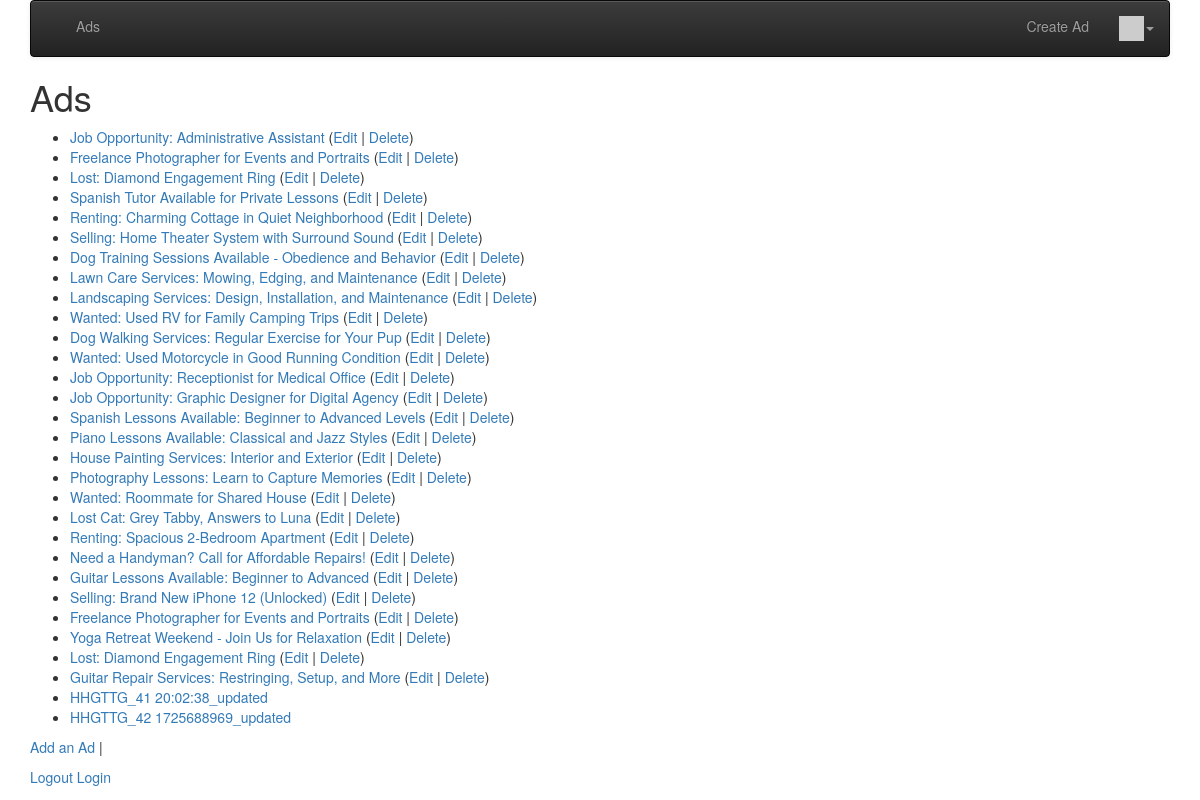
The page / (signed in) on the database its author committed.
### ads/models.py (models this page shows, shortened)
class Ad(models.Model) :
    title = models.CharField(
            max_length=200,
            validators=[MinLengthValidator(2, "Title must be greater than 2 characters")]
    )
    price = models.DecimalField(max_digits=7, decimal_places=2, null=True)
    text = models.TextField()
    owner = models.ForeignKey(settings.AUTH_USER_MODEL, on_delete=models.CASCADE)
    created_at = models.DateTimeField(auto_now_add=True)
    updated_at = models.DateTimeField(auto_now=True)

### ads/views.py (the view)
# urls.py: path('', views.AdListView.as_view()),
class AdListView(OwnerListView):
    model = Ad

### home/templatetags/app_tags.py (called while the page is built)
@register.filter(name='gravatar')
def gravatar(user, size=35):
    email = str(user.email.strip().lower()).encode('utf-8')
    email_hash = md5(email).hexdigest()
    url = "//www.gravatar.com/avatar/{0}?s={1}&d=identicon&r=PG"
    return url.format(email_hash, size)

### ads/templates/ads/ad_list.html (shortened to what this page needs)
{% extends "base_menu.html" %}
{% block content %}
<h1>Ads</h1>
<p>
{% if ad_list %}
<ul>
  {% for ad in ad_list %}
    <li>
        <a href="{% url 'ads:ad_detail' ad.id %}">{{ ad.title }}</a>
        {% if ad.owner == user %}
        (<a href="{% url 'ads:ad_update' ad.id %}">Edit</a> |
        <a href="{% url 'ads:ad_delete' ad.id %}">Delete</a>)
        {% endif %}
    </li>
  {% endfor %}
</ul>
{% else %}
  <p>There are no ads in the database.</p>
{% endif %}
</p>
<p>
<a href="{% url 'ads:ad_create' %}">Add an Ad</a> |
{% if user.is_authenticated %}
<form action="{% url 'logout' %}" method="post">
    <button type="submit" style="background: none; border: none; padding: 0; font: inherit; cursor: pointer; outline: inherit;"><a href="">Logout</a></button>
    <a href="{% url 'login' %}?next={% url 'ads:all' %}">Login</a>
</form>
{% else %}
<a href="{% url 'login' %}?next={% url 'ads:all' %}">Login</a>
{% endif %}
</p>
{% endblock %}

### ads/templates/base_menu.html (shortened to what this page needs)
{% extends "base_bootstrap.html" %}
{% block navbar %}
{% load app_tags %}
<nav class="navbar navbar-default navbar-inverse">
  <div class="container-fluid">
    <div class="navbar-header">
        <a class="navbar-brand" href="/">{{ settings.APP_NAME }}</a>
    </div>
    <ul class="nav navbar-nav">
      {% url 'ads' as ads %}
      <li {% if request.get_full_path == ads %}class="active"{% endif %}>
          <a href="{% url 'ads:all' %}">Ads</a></li>
    </ul>
    <ul class="nav navbar-nav navbar-right">
        {% if user.is_authenticated %}
        <li>
        <a href="{% url 'ads:ad_create' %}">Create Ad</a>
        </li>
        <li class="dropdown">
            <a href="#" data-toggle="dropdown" class="dropdown-toggle">
                <img style="width: 25px;" src="{{ user|gravatar:60 }}"/><b class="caret"></b>
            </a>
        </li>
        {% else %}
        <li>
        <a href="{% url 'login' %}?next={% url 'ads:all' %}">Login</a>
        </li>
        {% endif %}
    </ul>
  </div>
</nav>
{% endblock %}

### home/templates/base_bootstrap.html (shortened to what this page needs)
<!DOCTYPE html>
<html>
<head>
<link rel="stylesheet"
    href="https://maxcdn.bootstrapcdn.com/bootstrap/3.4.0/css/bootstrap.min.css"
>
<link rel="stylesheet"
    href="https://maxcdn.bootstrapcdn.com/bootstrap/3.4.0/css/bootstrap-theme.min.css"
>
<link rel="stylesheet"
    href="https://code.jquery.com/ui/1.12.1/themes/ui-lightness/jquery-ui.css"
>
<link rel="stylesheet" href="https://use.fontawesome.com/releases/v5.8.1/css/all.css">
<link rel="stylesheet" href="https://use.fontawesome.com/releases/v5.8.1/css/v4-shims.css">
</head>
<body>
<div class="container">
{% block navbar %} {% endblock %}
{% block content %}
{% endblock %}
</div>
</body>
</html>

### rows shown on the page
Ad: title "Job Opportunity: Administrative Assistant", shows "Edit"
Ad: title "Freelance Photographer for Events and Portraits", shows "Edit"
Ad: title "Lost: Diamond Engagement Ring", shows "Edit"
Ad: title "Spanish Tutor Available for Private Lessons", shows "Edit"
Ad: title "Renting: Charming Cottage in Quiet Neighborhood", shows "Edit"
Ad: title "Selling: Home Theater System with Surround Sound", shows "Edit"
Ad: title "Dog Training Sessions Available - Obedience and Behavior", shows "Edit"
Ad: title "Lawn Care Services: Mowing, Edging, and Maintenance", shows "Edit"
Ad: title "Landscaping Services: Design, Installation, and Maintenance", shows "Edit"
Ad: title "Wanted: Used RV for Family Camping Trips", shows "Edit"
Ad: title "Dog Walking Services: Regular Exercise for Your Pup", shows "Edit"
Ad: title "Wanted: Used Motorcycle in Good Running Condition", shows "Edit"
Ad: title "Job Opportunity: Receptionist for Medical Office", shows "Edit"
Ad: title "Job Opportunity: Graphic Designer for Digital Agency", shows "Edit"
Ad: title "Spanish Lessons Available: Beginner to Advanced Levels", shows "Edit"
Ad: title "Piano Lessons Available: Classical and Jazz Styles", shows "Edit"
Ad: title "House Painting Services: Interior and Exterior", shows "Edit"
Ad: title "Photography Lessons: Learn to Capture Memories", shows "Edit"
Ad: title "Wanted: Roommate for Shared House", shows "Edit"
Ad: title "Lost Cat: Grey Tabby, Answers to Luna", shows "Edit"
Ad: title "Renting: Spacious 2-Bedroom Apartment", shows "Edit"
Ad: title "Need a Handyman? Call for Affordable Repairs!", shows "Edit"
Ad: title "Guitar Lessons Available: Beginner to Advanced", shows "Edit"
Ad: title "Selling: Brand New iPhone 12 (Unlocked)", shows "Edit"
Ad: title "Freelance Photographer for Events and Portraits", shows "Edit"
Ad: title "Yoga Retreat Weekend - Join Us for Relaxation", shows "Edit"
Ad: title "Lost: Diamond Engagement Ring", shows "Edit"
Ad: title "Guitar Repair Services: Restringing, Setup, and More", shows "Edit"
Ad: title "HHGTTG_41 20:02:38_updated"
Ad: title "HHGTTG_42 1725688969_updated"
